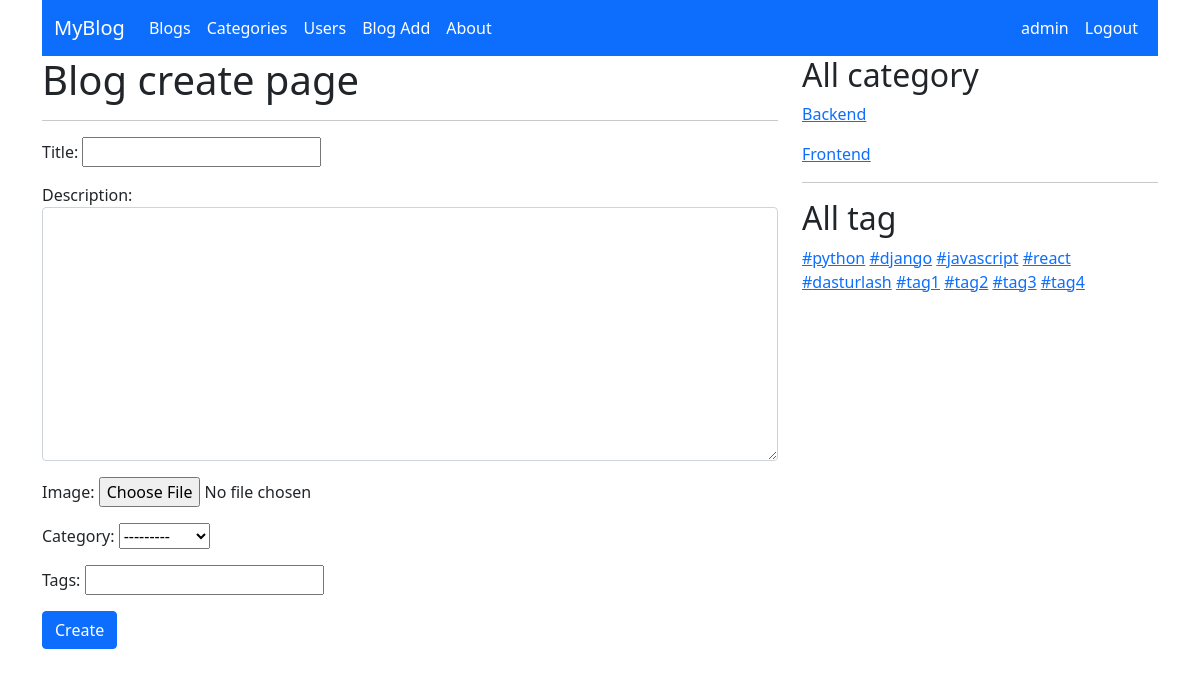
The app's page /create/ (signed in) with its own data.
### account/models.py (models this page shows, shortened)
class Account(AbstractUser):
    username = models.CharField(max_length=50, unique=True,
                                help_text=(
                                   "Siz 50 ta belgidan iborat username tanlashingiz mumkin"
                                ),
                                error_messages={
                                    "unique": "Bunaqa user avval ruyxatdan utgan.",
                                },
                                )
    phone_number = models.CharField(max_length=13, null=True, blank=True)
    date_of_birth = models.DateField(null=True, blank=True)
    image = models.ImageField(upload_to='account')
    address = models.CharField(max_length=150, null=True, blank=True)
    USERNAME_FIELD = "username"

### blog/models/category.py (models this page shows)
class Category(models.Model):
    name = models.CharField(max_length=50)
    slug = models.SlugField(max_length=50, unique=True)
    image = models.ImageField(upload_to='category/')
    description = models.TextField()
    user = models.ManyToManyField(Account, related_name='category', null=True, blank=True)
    def __str__(self):
        return self.name

### blog/models/tag.py (models this page shows, shortened)
class Tag(models.Model):
    name = models.CharField(max_length=50)
    slug = models.SlugField(max_length=50, unique=True)

### blog/views.py (the view, shortened to what this page needs)
# urls.py: path('create/', BlogCreate.as_view(), name='blog_create'),
class BlogCreate(LoginRequiredMixin, BaseView, View):
    login_url = reverse_lazy('login')
    def get(self, request):
        context = {}
        context['form'] = BlogForm()
        context['categories'] = self.category()
        context['tags'] = self.tag()
        return render(request, 'blog/blog_create.html', context)

### blog/forms.py
class BlogForm(forms.ModelForm):
    tags = forms.CharField(max_length=200)
    class Meta:
        model = Blog
        fields = ['title', 'description', 'image', 'category']
        widgets = {
            'description': forms.Textarea(attrs={'class': 'form-control'})
        }

### blog/views.py (called while the page is built)
    def category(self):
        category_list = Category.objects.all()
        return category_list

    def tag(self):
        tag_list = Tag.objects.all()
        return tag_list

### templates/blog/blog_create.html (shortened to what this page needs)
{% extends 'base.html' %}
{% block content %}
   <h1>Blog create page</h1>
    <hr>
    <form method="post" enctype="multipart/form-data">
    {{ form.as_p }}
    <button type="submit" class="btn btn-primary">Create</button>
    </form>
{% endblock %}

### templates/base.html (shortened to what this page needs)
<!DOCTYPE html>
<html lang="en">
<head>
{% load static %}
    <link href="{% static 'css/bootstrap.min.css' %}" rel="stylesheet">
</head>
<body>
<div class="container">
    {% include 'header.html' %}
    <div class="row">
        <div class="col-lg-8">
            {% block content %}
            {% endblock %}
        </div>
        <div class="col-lg-4">
            <h2>All category</h2>
            {% for c in categories %}
                <p><a href="{% url 'category_blogs' c.slug %}">{{ c.name }}</a></p>
            {% endfor %}
            <hr>
            <h2>All tag</h2>
            {% for t in tags %}
                <a href="{% url 'tag_blogs' t.slug %}">#{{ t.name }}</a>
            {% endfor %}
        </div>
    </div>
</div>
</body>
</html>

### templates/header.html (shortened to what this page needs)
<nav class="navbar navbar-expand-lg navbar-dark bg-primary">
    <div class="container">
        <a class="navbar-brand" href="{% url 'blog_list' %}">MyBlog</a>
        <div class="collapse navbar-collapse" id="navbarSupportedContent">
            <ul class="navbar-nav me-auto mb-2 mb-lg-0">
                <li class="nav-item">
                    <a class="nav-link active" aria-current="page" href="{% url 'blog_list' %}">Blogs</a>
                </li>
                <li class="nav-item">
                    <a class="nav-link active" href="{% url 'category_list' %}">Categories</a>
                </li>
                <li class="nav-item">
                    <a href="{% url 'user_list' %}" class="nav-link active">Users</a>
                </li>
                <li class="nav-item">
                    <a href="{% url 'blog_create' %}" class="nav-link active">Blog Add</a>
                </li>
                <li class="nav-item">
                    <a class="nav-link active">About</a>
                </li>
            </ul>
            <ul class="navbar-nav  mb-2 mb-lg-0">
                {% if user.is_authenticated %}
                 <li class="nav-item">
                    <a href="{% url 'profile' %}" class="nav-link active">{{ user.username }}</a>
                </li>
                <li class="nav-item">
                    <a href="{% url 'logout' %}" class="nav-link active">Logout</a>
                </li>
                {% endif %}
            </ul>
        </div>
    </div>
</nav>

### records on screen
Account: username "admin"
Category: name "Backend"
Category: name "Frontend"
Tag: name "python"
Tag: name "django"
Tag: name "javascript"
Tag: name "react"
Tag: name "dasturlash"
Tag: name "tag1"
Tag: name "tag2"
Tag: name "tag3"
Tag: name "tag4"
